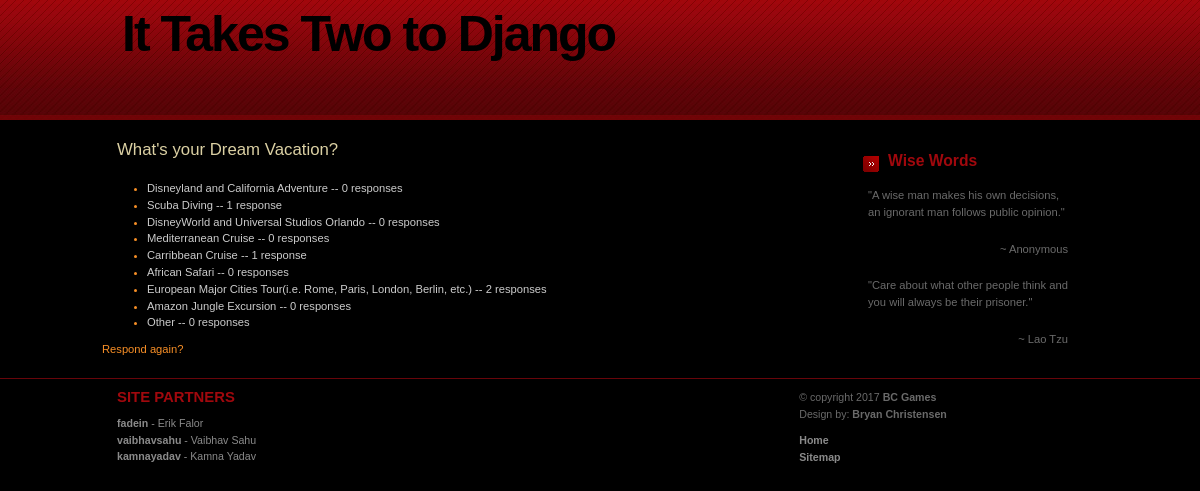
Screenshot of /polls/3/results/ with the database file from the repository.
### polls/models.py (models this page shows, shortened)
class Question(models.Model):
  question_text = models.CharField(max_length=200)
  pub_date = models.DateTimeField('date published')
  def was_published_recently(self):
    now = timezone.now()
    return now - datetime.timedelta(days=1) <= self.pub_date <= now
  was_published_recently.admin_order_field = 'pub_date'
  was_published_recently.boolean = True
  was_published_recently.short_description = 'Published recently?'

class Choice(models.Model):
  question = models.ForeignKey(Question, on_delete=models.CASCADE)
  choice_text = models.CharField(max_length=200)
  votes = models.IntegerField(default=0)

### polls/views.py (the view)
# urls.py: url(r'^(?P<pk>[0-9]+)/results/$', views.ResultsView.as_view(), name='results'),
class ResultsView(generic.DetailView):
  model = Question
  template_name = 'polls/results.html'

### polls/templates/polls/results.html
{% load staticfiles %}
<link rel="stylesheet" type="text/css" href="{% static 'polls/style.css' %}" />
<div id="header"><div id="header-content">
    <h1 id="logo">It Takes Two to Django</h1>
</div></div>
<div id="content-wrap"><div id="content">
    <div id="sidebar">
        <div class="sidebox">
				<h1>Wise Words</h1>
				<p>&quot;A wise man makes his own decisions, an ignorant man follows public opinion.&quot;</p>
				<p class="align-right">~ Anonymous</p>
				<p>&quot;Care about what other people think and you will always be their prisoner.&quot;</p>
                <p class="align-right">~ Lao Tzu</p>
			</div>
    </div>
    <div id="main">
        <h1>{{ question.question_text }}</h1>
        <ul>
            {% for choice in question.choice_set.all %}
            <li><span>{{ choice.choice_text }} -- {{ choice.votes }} response{{ choice.votes|pluralize }}</span></li>
            {% endfor %}
        </ul>
        <a href="{% url 'polls:detail' question.id %}">Respond again?</a>
    </div>
</div></div>
<div id="footer"><div id="footer-content">
    <div class="col float-left">
        <h2>Site Partners</h2>
			<ul>
				<li><a href="https://c9.io/fadein/"><strong>fadein</strong> - Erik Falor</a></li>
				<li><a href="https://c9.io/vaibhavsahu/"><strong>vaibhavsahu</strong> - Vaibhav Sahu</a></li>
				<li><a href="https://c9.io/kamnayadav/"><strong>kamnayadav</strong> - Kamna Yadav</a></li>
			</ul>
    </div>
    <div class="col2 float-right">
			<p>
			&copy; copyright 2017 <strong>BC Games</strong><br />
			Design by: <strong>Bryan Christensen</strong>&nbsp; &nbsp;
			<ul>
				<li><a href="{% url 'polls:index' %}"><strong>Home</strong></a></li>
				<li><a href="{% url 'polls:index' %}"><strong>Sitemap</strong></a></li>
			</ul>
		</div>
</div></div>

### polls/static/polls/style.css (style rules this page uses)
* { padding: 0; margin: 0; }
a { color: #F88F26; background-color: inherit; text-decoration: none }
h1, h2, h3 { font: bold 1.3em 'Trebuchet MS', Arial, Sans-serif; color: #A0080D; }
h1 { font-size: 1.6em; }
h2 { font-size: 1.4em; text-transform:uppercase; }
#main h1 { font: normal 1.5em 'Trebuchet MS', Arial, Sans-serif; color: #DBD0A3; }
#sidebar h1 { font: bold 1.4em 'Trebuchet MS', Arial, Sans-serif; background: #000 url(arrow.gif) no-repeat 10px .7em; padding: 7px 0 7px 35px; color: #A0080D; }
p, h1, h2, h3 { margin: 0; padding: 10px 15px; }
ul, ol { margin: 10px 30px; padding: 0 15px; color: #F88F26; }
ul span, ol span { color: #CCC; }
#header-content, #footer-content, #content { width: 83%; }
#header { background: #444 url(headerbg.jpg) repeat-x 0 0; height: 120px; text-align: left; }
#header-content { position: relative; margin: 0 auto; padding: 0; }
#header-content #logo { position: absolute; font: bold 50px Verdana, 'Trebuchet Ms', Sans-serif; letter-spacing: -2px; color: #000; margin: 0; padding: 0; top: 5px; left: 20px; }
#content-wrap { clear: both; float: left; background: #000; width: 100%; }
#content { text-align: left; padding: 0; margin: 0 auto; }
#sidebar { float: right; width: 260px; margin: 10px 0; padding: 0; }
#sidebar .sidebox { background: #000; margin: 5px 15px 10px 15px; }
#main { margin: 10px 0; padding: 0 270px 0 0; }
#footer { clear: both; margin: 0; padding: 0; border-top: 1px solid #68050A; font-size: 95%; text-align: left; }
#footer h2, #footer p { padding-left: 0; }
#footer-content { margin: 0 auto; }
#footer-content a { text-decoration: none; color: #8A8A8A; }
#footer-content ul { list-style: none; margin: 0; padding: 0; }
#footer-content .col { width: 32%; padding: 0 5px 30px 15px; }
#footer-content .col2 { width: 30%; padding: 0 0 30px 0; }
.float-left { float: left; }
.float-right { float: right; }
.align-right { text-align: right; }

### rows the page displays
Question: question_text "What's your Dream Vacation?"
Choice: choice_text "Disneyland and California Adventure", votes "0"
Choice: choice_text "Scuba Diving", votes "1"
Choice: choice_text "DisneyWorld and Universal Studios Orlando", votes "0"
Choice: choice_text "Mediterranean Cruise", votes "0"
Choice: choice_text "Carribbean Cruise", votes "1"
Choice: choice_text "African Safari", votes "0"
Choice: choice_text "European Major Cities Tour(i.e. Rome, Paris, London, Berlin, etc.)", votes "2"
Choice: choice_text "Amazon Jungle Excursion", votes "0"
Choice: choice_text "Other", votes "0"
